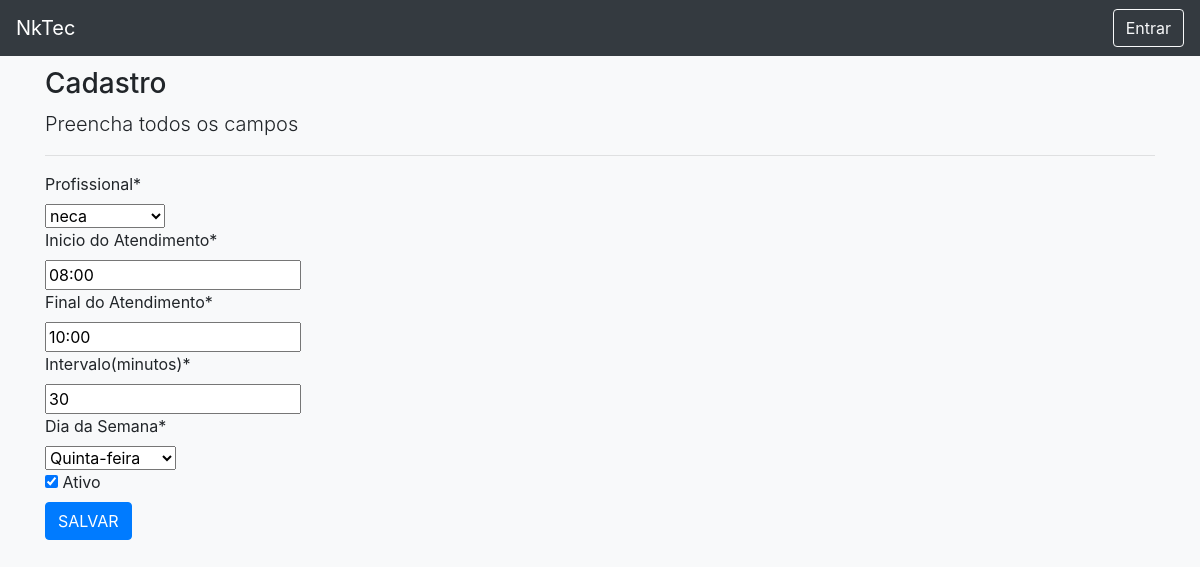
The app's page /edit/schedule/1/, older data.
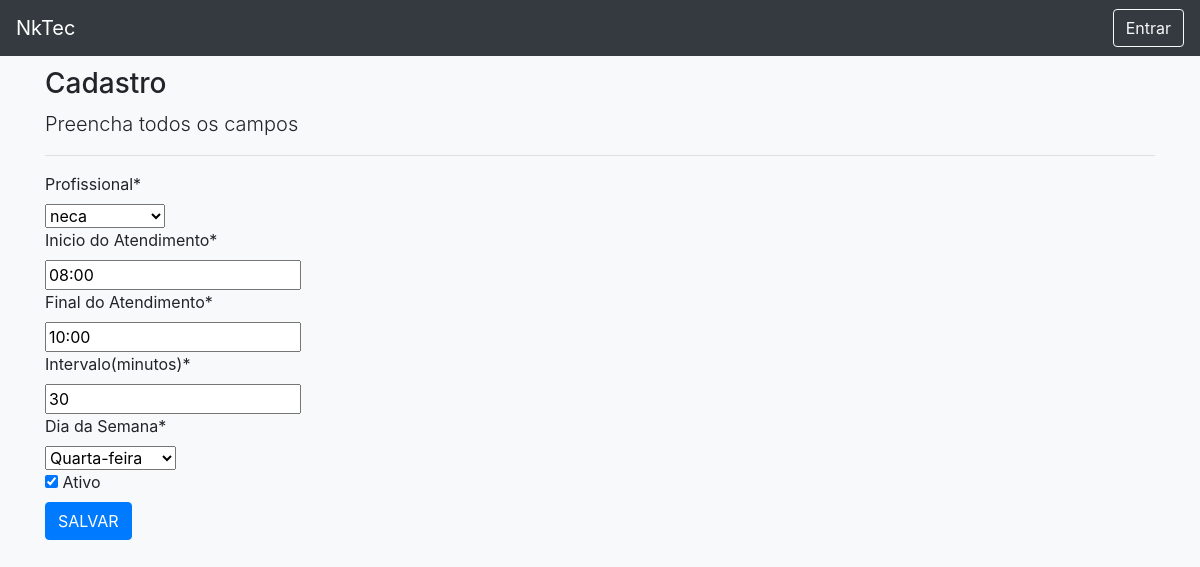
The same page, newer data.
### registrations/models.py (models this page shows, shortened)
class Schedule(models.Model):
    WEEKDAY = (
        ('0', 'Segunda-feira'),
        ('1', 'Terça-feira'),
        ('2', 'Quarta-feira'),
        ('3', 'Quinta-feira'),
        ('4', 'Sexta-feira'),
        ('5', 'Sábado'),
        ('6', 'Domingo'),
    ) #0 = monday
    weekday = models.CharField(max_length=1, choices=WEEKDAY,default=0, verbose_name="Dia da Semana")
    professional = models.ForeignKey(User, models.DO_NOTHING, verbose_name="Profissional")
    begin = models.CharField(max_length=5, verbose_name="Inicio do Atendimento")#format hh:mm
    end = models.CharField(max_length=5, verbose_name="Final do Atendimento")#format hh:mm
    interval = models.IntegerField(verbose_name="Intervalo(minutos)") #in minutes ex 10
    active = models.BooleanField(default=True, verbose_name="Ativo")
    created_at = models.DateTimeField(auto_now=True, verbose_name="Criado em")

### registrations/views.py (the view)
# urls.py: path('edit/schedule/<int:pk>/', ScheduleUpdate.as_view(), name ='edit-schedule'),
class ScheduleUpdate(UpdateView):
    model = Schedule
    fields = ['professional', 'begin', 'end','interval','weekday','active']
    template_name = 'registrations/forms.html'
    success_url = reverse_lazy('list-schedule')

### registrations/templates/registrations/forms.html (shortened to what this page needs)
{% extends 'pages/template.html' %}
{% load static %}
{% load crispy_forms_tags %}
{% block content %}
<div class="container">
    <h3>Cadastro</h3>
    <p class="lead"> Preencha todos os campos</p>
    <hr>
    <form action="" method="post">
        {{ form|crispy }}
        <button type="submit" class="btn btn-primary">SALVAR</button>
    </form>
</div>
{% endblock %}

Row changes from the older to the newer data that the page shows:
changed Schedule "neca": weekday "Quinta-feira" → "Quarta-feira"
